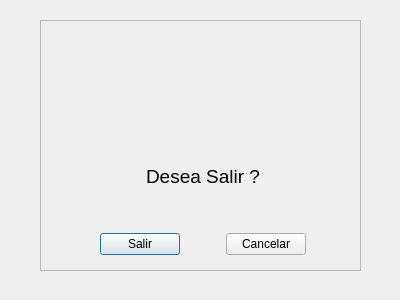
<?xml version="1.0" encoding="UTF-8"?>
<ui version="4.0">
 <class>dlgSalir</class>
 <widget class="QDialog" name="dlgSalir">
  <property name="windowModality">
   <enum>Qt::ApplicationModal</enum>
  </property>
  <property name="geometry">
   <rect>
    <x>0</x>
    <y>0</y>
    <width>400</width>
    <height>300</height>
   </rect>
  </property>
  <property name="minimumSize">
   <size>
    <width>400</width>
    <height>300</height>
   </size>
  </property>
  <property name="maximumSize">
   <size>
    <width>400</width>
    <height>300</height>
   </size>
  </property>
  <property name="windowTitle">
   <string>Salir</string>
  </property>
  <property name="windowIcon">
   <iconset>
    <normaloff>img/logo.ico</normaloff>img/logo.ico</iconset>
  </property>
  <property name="modal">
   <bool>true</bool>
  </property>
  <widget class="QFrame" name="frame">
   <property name="geometry">
    <rect>
     <x>40</x>
     <y>20</y>
     <width>321</width>
     <height>251</height>
    </rect>
   </property>
   <property name="frameShape">
    <enum>QFrame::StyledPanel</enum>
   </property>
   <property name="frameShadow">
    <enum>QFrame::Plain</enum>
   </property>
   <property name="lineWidth">
    <number>1</number>
   </property>
   <property name="midLineWidth">
    <number>0</number>
   </property>
   <widget class="QWidget" name="layoutWidget">
    <property name="geometry">
     <rect>
      <x>60</x>
      <y>20</y>
      <width>206</width>
      <height>215</height>
     </rect>
    </property>
    <layout class="QVBoxLayout" name="verticalLayout">
     <item alignment="Qt::AlignHCenter">
      <widget class="QLabel" name="lblLogo">
       <property name="minimumSize">
        <size>
         <width>80</width>
         <height>80</height>
        </size>
       </property>
       <property name="maximumSize">
        <size>
         <width>80</width>
         <height>80</height>
        </size>
       </property>
       <property name="text">
        <string/>
       </property>
       <property name="pixmap">
        <pixmap>img/salirico.png</pixmap>
       </property>
       <property name="alignment">
        <set>Qt::AlignCenter</set>
       </property>
      </widget>
     </item>
     <item>
      <spacer name="verticalSpacer_2">
       <property name="orientation">
        <enum>Qt::Vertical</enum>
       </property>
       <property name="sizeHint" stdset="0">
        <size>
         <width>20</width>
         <height>40</height>
        </size>
       </property>
      </spacer>
     </item>
     <item>
      <widget class="QLabel" name="lblSalir">
       <property name="minimumSize">
        <size>
         <width>140</width>
         <height>20</height>
        </size>
       </property>
       <property name="font">
        <font>
         <pointsize>14</pointsize>
         <weight>50</weight>
         <bold>false</bold>
        </font>
       </property>
       <property name="text">
        <string>Desea Salir ?</string>
       </property>
       <property name="alignment">
        <set>Qt::AlignCenter</set>
       </property>
       <property name="margin">
        <number>-3</number>
       </property>
      </widget>
     </item>
     <item>
      <spacer name="verticalSpacer">
       <property name="orientation">
        <enum>Qt::Vertical</enum>
       </property>
       <property name="sizeHint" stdset="0">
        <size>
         <width>20</width>
         <height>40</height>
        </size>
       </property>
      </spacer>
     </item>
     <item>
      <layout class="QGridLayout" name="gridLayout">
       <item row="0" column="0" alignment="Qt::AlignHCenter">
        <widget class="QPushButton" name="btnSalir">
         <property name="sizePolicy">
          <sizepolicy hsizetype="Minimum" vsizetype="Fixed">
           <horstretch>75</horstretch>
           <verstretch>23</verstretch>
          </sizepolicy>
         </property>
         <property name="text">
          <string>Salir</string>
         </property>
        </widget>
       </item>
       <item row="0" column="1">
        <spacer name="horizontalSpacer">
         <property name="orientation">
          <enum>Qt::Horizontal</enum>
         </property>
         <property name="sizeHint" stdset="0">
          <size>
           <width>40</width>
           <height>20</height>
          </size>
         </property>
        </spacer>
       </item>
       <item row="0" column="2" alignment="Qt::AlignHCenter">
        <widget class="QPushButton" name="btnCancelar">
         <property name="text">
          <string>Cancelar</string>
         </property>
        </widget>
       </item>
      </layout>
     </item>
    </layout>
   </widget>
  </widget>
 </widget>
 <resources/>
 <connections/>
</ui>
